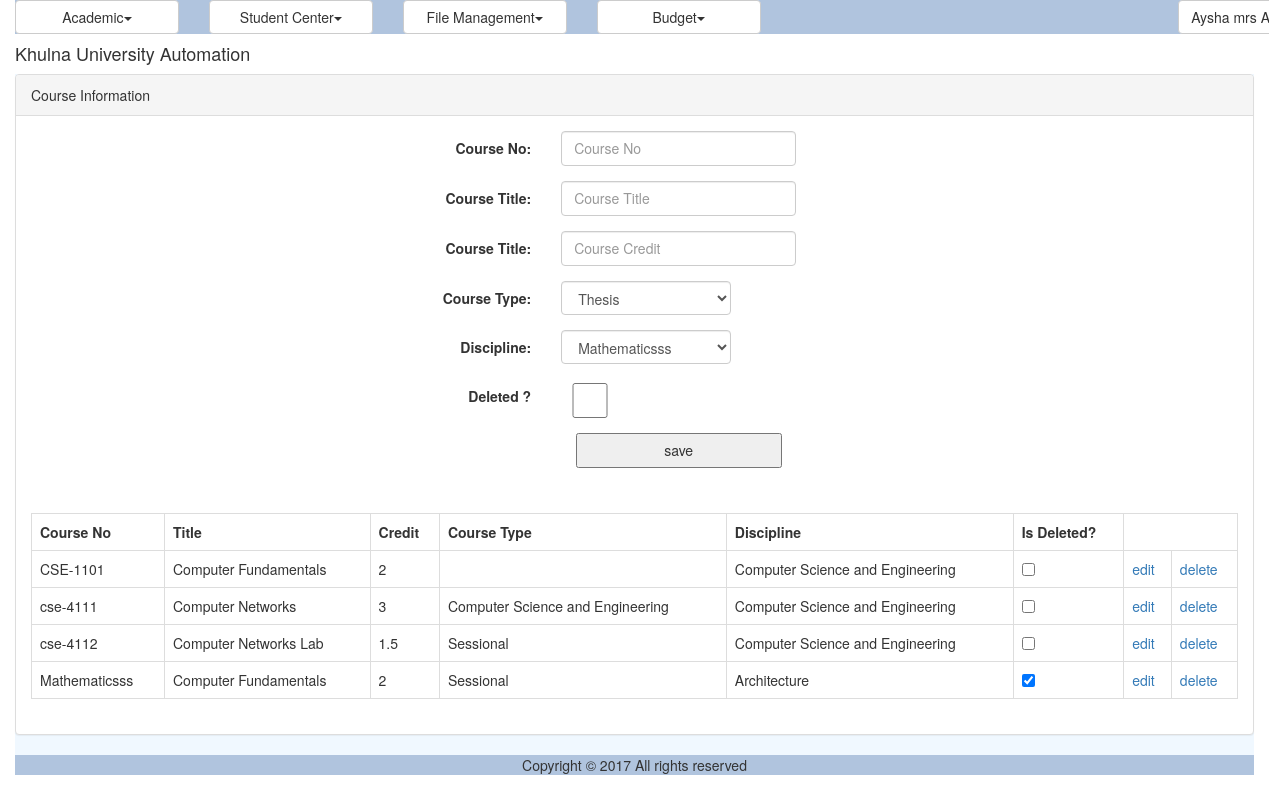
/course.php (signed in), run on the app's committed database.
### tables this page shows
CREATE TABLE `reg_course` (
  `ID` varchar(40) NOT NULL,
  `CourseNo` varchar(40) NOT NULL,
  `Title` varchar(100) NOT NULL,
  `Credit` double NOT NULL,
  `CourseTypeID` varchar(40) NOT NULL,
  `DisciplineID` varchar(40) NOT NULL,
  `IsDeleted` tinyint(1) NOT NULL
);

CREATE TABLE `ums_discipline` (
  `ID` varchar(40) NOT NULL,
  `Name` varchar(50) NOT NULL,
  `ShortCode` varchar(20) DEFAULT NULL,
  `SchoolID` varchar(40) DEFAULT NULL
);

CREATE TABLE `reg_course_type` (
  `ID` varchar(40) NOT NULL,
  `Name` varchar(30) NOT NULL,
  `SessionalTypeID` varchar(40) NOT NULL
);

### util/class.util.inc (called while the page is built, shortened)
<?php
class ConfigUtil implements I_DBConfig, I_LogConfig, I_LanguageConfig{
	public static $s_instance;
	private $_host;
	private $_username;
	private $_password;
	private $_database;
	public static function getInstance() {
		if(!self::$s_instance) {
			self::$s_instance = new self();
		}
		return self::$s_instance;
	}
	private function readConfig(){
		$this->_ini_array = parse_ini_file(CONFIG.'system.ini');
		$this->_host =	$this->_ini_array['db_host'];
		$this->_username = $this->_ini_array['db_username'];
		$this->_password = $this->_ini_array['db_password'];
		$this->_database = $this->_ini_array['db_database'];
	}
	public function getDBHost(){
		return $this->_host;
	}
	public function getDBUserName(){
		return $this->_username;
	}
	public function getDBPassword(){
		return $this->_password;
	}
	public function getDBName(){
		return $this->_database;
	}
}
class DBUtil implements I_DBUtil {
	private static $s_instance;
	private $_host;
	private $_username;
	private $_password;
	private $_database;
	protected $_connection;
	protected $_result;
	public static function getInstance() {
		if(!self::$s_instance) {
			self::$s_instance = new self();
		}
		return self::$s_instance;
	}
	private function readDBConfig(){
		$_config = ConfigUtil::getInstance();
		$this->_host = $_config->getDBHost();
		$this->_username = $_config->getDBUserName();
		$this->_password = $_config->getDBPassword();
		$this->_database = $_config->getDBName();
	}
	private function setConnection(){
		$this->_connection = new mysqli($this->_host, $this->_username,
			$this->_password, $this->_database);
	}
	public function doQuery($sql) {
		$this->_result = $this->_connection->query($sql) or die(mysqli_error($this->_connection));
		return $this->_result;
	}
	public function getNumRows() {
		$this->_numRows = mysqli_num_rows($this->_result);
		return $this->_numRows;
	}
	public function getAllRows() {
		$rows = array();
		for($x = 0; $x < $this->getNumRows(); $x++) {
			$rows[] = mysqli_fetch_assoc($this->_result);
		}
		return $rows;
	}
	public function getTopRow() {
		return $this->_result->fetch_array();
	}
}
class LogUtil{
	private static $s_instance;
	public static function getInstance(){
		if(!self::$s_instance) {
			self::$s_instance = new self();
		}
		return self::$s_instance;
	}
}
class LangUtil{
	private static $s_instance;
	public static function getInstance() {
		if(!self::$s_instance) {
			self::$s_instance = new self();
		}
		return self::$s_instance;
	}
}
?>

### modules/registration/ui/blade/view.course.blade.inc (called while the page is built, shortened)
<?php
include_once UTILITY.'class.util.inc';
include_once MODULES_REGISTRATION.'bao/class.coursebao.inc';
include_once MODULES_REGISTRATION.'bao/class.course_typebao.inc';
include_once MODULES_USER.'bao/class.disciplinebao.inc';
$_CourseBAO = new CourseBAO();
$_CourseTypeBAO = new CourseTypeBAO();
$_DisciplineBAO = new DisciplineBAO();
?>

### modules/registration/bao/class.course_typebao.inc (called while the page is built, shortened)
<?php
include_once UTILITY.'class.util.inc';
include_once MODULES_REGISTRATION.'dao/class.course_typedao.inc';
Class CourseTypeBAO{
	private $_CourseTypeDAO;
	public function __construct(){
		$this->_CourseTypeDAO = new CourseTypeDAO();
	}
	public function getAllCourseTypes(){
		$Result = $this->_CourseTypeDAO->getAllCourseTypes();
		return $Result;
	}
}
?>

### modules/registration/dao/class.course_typedao.inc (called while the page is built, shortened)
<?php
include_once COMMON.'class.common.inc';
include_once COMMON.'class.common.course.inc';
include_once UTILITY.'class.util.inc';
Class CourseTypeDAO{
	private $_DB;
	public function __construct(){
		$this->_DB = DBUtil::getInstance();
	}
	public function getAllCourseTypes(){
		$CourseTypeList = array();
		$this->_DB->doQuery("SELECT * FROM reg_course_type");
		$rows = $this->_DB->getAllRows();
		for($i = 0; $i < sizeof($rows); $i++) {
			$row = $rows[$i];
			$this->_CourseType = new CourseType();
		    $this->_CourseType->setID ( $row['ID']);
		    $this->_CourseType->setName( $row['Name'] );
		    $sid = $row['SessionalTypeID'];
		    $this->_DB->doQuery("SELECT * FROM reg_course_sessional_type where ID='".$sid."'");
			$newrows = $this->_DB->getAllRows();
			for($j = 0; $j < sizeof($newrows); $j++) {
				$newrow = $newrows[$j];
		    	$value = $newrow['Name'] ;
			}
		    $this->_CourseType->setSessionalTypeID($value);
		    $CourseTypeList[]=$this->_CourseType;
		}
		$Result = new Result();
		$Result->setIsSuccess(1);
		$Result->setResultObject($CourseTypeList);
		return $Result;
	}
}
?>

### common/class.common.inc (called while the page is built, shortened)
<?php
class Result{
    private $_IsSuccess=0;
    private $_ResultObject;
    public function setIsSuccess($IsSuccess){
        $this->_IsSuccess = $IsSuccess;
    }
    public function getIsSuccess(){
        return $this->_IsSuccess;
    }
    public function setResultObject($ResultObject){
        $this->_ResultObject = $ResultObject;
    }
    public function getResultObject(){
        return $this->_ResultObject;
    }
}
?>

### common/class.common.course.inc (called while the page is built, shortened)
<?php
class CourseType
{
    private $_ID;
    private $_Name;
    public function setID ( $ID ) {
        $this->_ID = $ID;
    }
    public function getID () {
        return $this->_ID;
    }
    public function setName ( $Name ) {
        $this->_Name = $Name;
    }
    public function getName () {
        return $this->_Name;
    }
}
class Discipline{
    private $_ID;
    private $_Name;
    public function setID ( $ID ) {
        $this->_ID = $ID;
    }
    public function getID () {
        return $this->_ID;
    }
    public function setName( $Name ) {
        $this->_Name = $Name;
    }
    public function getName() {
        return $this->_Name;
    }
}
?>

### modules/user/bao/class.disciplinebao.inc (called while the page is built, shortened)
<?php
include_once UTILITY.'class.util.inc';
include_once MODULES_USER.'dao/class.disciplinedao.inc';
Class DisciplineBAO{
	private $_DisciplineDAO;
	public function __construct(){
		$this->_DisciplineDAO = new DisciplineDAO();
	}
	public function getAllDisciplines(){
		$Result = $this->_DisciplineDAO->getAllDisciplines();
		return $Result;
	}
}
?>

### modules/user/dao/class.disciplinedao.inc (called while the page is built, shortened)
<?php
include_once COMMON.'class.common.inc';
include_once COMMON.'class.common.course.inc';
include_once UTILITY.'class.util.inc';
Class DisciplineDAO{
	private $_DB;
	public function __construct(){
		$this->_DB = DBUtil::getInstance();
	}
	public function getAllDisciplines(){
		$DisciplineList = array();
		$this->_DB->doQuery("SELECT * FROM ums_discipline");
		$rows = $this->_DB->getAllRows();
		for($i = 0; $i < sizeof($rows); $i++) {
			$row = $rows[$i];
			$this->_Discipline = new Discipline();
		    $this->_Discipline->setID ( $row['ID']);
		    $this->_Discipline->setName( $row['Name'] );
		    $this->_Discipline->setShortCode( $row['ShortCode'] );
			$School = new School();
			$School->setID($row['SchoolID']);
			$this->_DB->doQuery("SELECT * FROM ums_school where ID='".$row['SchoolID']."'");
			$schoolRow = $this->_DB->getTopRow();
			$School->setName($schoolRow['Name']);
			$this->_Discipline->setSchool($School);
		    $DisciplineList[]=$this->_Discipline;
		}
		$Result = new Result();
		$Result->setIsSuccess(1);
		$Result->setResultObject($DisciplineList);
		return $Result;
	}
}
?>

### modules/registration/bao/class.coursebao.inc (called while the page is built, shortened)
<?php
include_once UTILITY.'class.util.inc';
include_once MODULES_REGISTRATION.'dao/class.coursedao.inc';
Class CourseBAO{
	private $_CourseDAO;
	public function __construct(){
		$this->_CourseDAO = new CourseDAO();
	}
	public function getAllCourses(){
		$Result = $this->_CourseDAO->getAllCourses();
		return $Result;
	}
}
?>

### modules/registration/dao/class.coursedao.inc (called while the page is built, shortened)
<?php
include_once COMMON.'class.common.inc';
include_once COMMON.'class.common.course.inc';
include_once UTILITY.'class.util.inc';
Class CourseDAO{
	private $_DB;
	public function __construct(){
		$this->_DB = DBUtil::getInstance();
	}
	public function getAllCourses(){
		$CourseList = array();
		$this->_DB->doQuery("SELECT * FROM reg_course Order by CourseNo ASC");
		$rows = $this->_DB->getAllRows();
		for($i = 0; $i < sizeof($rows); $i++) {
			$row = $rows[$i];
			$this->_Course = new Course();
			$this->_Course->setID($row['ID']);
		    $this->_Course->setCourseNo($row['CourseNo']);
		    $this->_Course->setTitle($row['Title']);
		    $this->_Course->setCredit($row['Credit']);
			$this->_Course->setISdeleted($row['IsDeleted']);
		    $coursetypeid = $row['CourseTypeID'];
		    $this->_DB->doQuery("SELECT * FROM reg_course_type where ID='".$coursetypeid."'");
			$newrows = $this->_DB->getAllRows();
			for($j = 0; $j < sizeof($newrows); $j++) {
				$newrow = $newrows[$j];
		    	$value = $newrow['Name'] ;
			}
			$this->_Course->setCourseTypeID($value);
		    $disciplineid = $row['DisciplineID'];
		    $this->_DB->doQuery("SELECT * FROM ums_discipline where ID='".$disciplineid."'");
			$newrows = $this->_DB->getAllRows();
			for($j = 0; $j < sizeof($newrows); $j++) {
				$newrow = $newrows[$j];
		    	$value = $newrow['Name'] ;
			}
			$this->_Course->setDisciplineID($value);
		    $CourseList[]=$this->_Course;
		}
		$Result = new Result();
		$Result->setIsSuccess(1);
		$Result->setResultObject($CourseList);
		return $Result;
	}
}
?>

### modules/registration/ui/view.course.inc (the view, shortened to what this page needs)
<?php
include_once 'blade/view.course.blade.inc';
include_once COMMON.'class.common.inc';
include_once COMMON.'class.common.course.inc';
?>
<div class="panel panel-default">
    <div class="panel-heading">Course Information</div>
    <div class="panel-body">
	<div id="form">
		<form method="post" class="form-horizontal">
			<div class="form-group">
          	<label class="control-label col-sm-4" for="txtName">Course No:</label>
          	<div class="col-sm-6">
			<input type="text" name="txtName" class="form-control"  placeholder="Course No" value="<?php
				if(isset($_GET['edit'])) echo $getROW->getCourseNo();  ?>" />
			</div>
			</div>
			<div class="form-group">
          	<label class="control-label col-sm-4" for="txtName">Course Title:</label>
          	<div class="col-sm-6">
			<input type="text" name="txttitle" class="form-control"  placeholder="Course Title" value="<?php
				if(isset($_GET['edit'])) echo $getROW->getTitle();  ?>" />
			</div>
			</div>
			<div class="form-group">
          	<label class="control-label col-sm-4" for="txtName">Course Title:</label>
          	<div class="col-sm-6">
			<input type="text" name="txtcrdit" class="form-control"  placeholder="Course Credit" value="<?php
				if(isset($_GET['edit'])) echo $getROW->getCredit();  ?>" />
			</div>
			</div>
			<div class="form-group">
              	<label class="control-label col-sm-4" for="coursetype">Course Type:</label>
              	<div class="col-sm-6">
							<?php
							$Result = $_CourseTypeBAO->getAllCourseTypes();
							if ($Result->getIsSuccess())
								$CourseTypeList = $Result->getResultObject();
							?>
							<select name="coursetype" class="form-control" style="width:170px">
								<?php
								for ($i = 0; $i<sizeof($CourseTypeList); $i++){
									$CourseType = $CourseTypeList[$i];
									?>
									<?php
									if (!isset($_GET['edit'])){
										?>
										<option value="<?php echo $CourseType->getID();?>" > <?php echo $CourseType->getName(); ?>
										</option>
										<?php
									}
											?>
											<?php
								}
								?>
							</select>
					</div>
			</div>
			<div class="form-group">
              	<label class="control-label col-sm-4" for="discipline">Discipline:</label>
              	<div class="col-sm-6">
							<?php
							$Result = $_DisciplineBAO->getAllDisciplines();
							if ($Result->getIsSuccess())
								$DisciplineList = $Result->getResultObject();
							?>
							<select name="discipline" class="form-control" style="width:170px">
								<?php
								for ($i = 0; $i<sizeof($DisciplineList); $i++){
									$Discipline = $DisciplineList[$i];
									?>
									<?php
									if (!isset($_GET['edit'])){
										?>
										<option value="<?php echo $Discipline->getID();?>" > <?php echo $Discipline->getName(); ?>
										</option>
										<?php
									}
											?>
											<?php
								}
								?>
							</select>
				</div>
			</div>
			<div class="form-group">
              	<label class="control-label col-sm-4" for="ISdeleted">Deleted ?</label>
              	<div class="col-sm-2">
							<input type="checkbox" name="ISdeleted"
							<?php
							if (isset($_GET['edit'])){
								if($getROW->getISdeleted() == 1)
								{
									?>
									checked = "checked"
									<?php
								}
							}
							?>
							/>
				</div>
			</div>
	        <div class="form-group">
              	<div class="col-sm-offset-2 col-sm-10">
							<?php
							if(isset($_GET['edit']))
							{
								?>
								<button type="submit" name="update">update</button>
								<?php
							}
							else
							{
								?>
								<button type="submit" name="save">save</button>
								<?php
							}
							?>
				</div>
			</div>
			</form>
</div>
</div>
<div class="panel-body">
<table class="table table-bordered">
				<?php
				$Result = $_CourseBAO->getAllCourses();
				if($Result->getIsSuccess()){
					$Courses = $Result->getResultObject();
					?>
					<tr>
						<th>Course No</th>
						<th>Title</th>
						<th>Credit</th>
						<th>Course Type</th>
						<th>Discipline</th>
						<th>Is Deleted?</th>
					</tr>
					<?php
					for($i = 0; $i < sizeof($Courses); $i++) {
						$Course = $Courses[$i];
						?>
						<tr>
							<td><?php echo $Course->getCourseNo(); ?></td>
							<td><?php echo $Course->getTitle(); ?></td>
							<td><?php echo $Course->getCredit(); ?></td>
							<td><?php echo $Course->getCourseTypeID(); ?></td>
							<td><?php echo $Course->getDisciplineID(); ?></td>
							<td><input type="checkbox" name="name1" onclick="return false;"
								<?php
								if($Course->getISdeleted() == 1)
								{
									?>
									checked = "checked"
									<?php
								}
								?>/></td>
								<td><a href="?edit=<?php echo $Course->getID(); ?>" onclick="return confirm('sure to edit !'); " >edit</a></td>
								<td><a href="?del=<?php echo $Course->getID(); ?>" onclick="return confirm('sure to delete !'); " >delete</a></td>
							</tr>
							<?php
						}
					}
					else{
	echo $Result->getResultObject();
}
?>
</table>
</div>
</div>

### resources/css/style.css (style rules this page uses)
#form { width:500px; margin:0px auto; text-align:center; }
#form form input { width:100%; height:35px; }
form button { width:50%; height:35px; }
table,td { border:solid #e9e9e9 1px; }

### data on the page
reg_course: CourseNo "CSE-1101", Title "Computer Fundamentals", Credit "2"
ums_discipline: Name "Computer Science and Engineering"
reg_course: CourseNo "cse-4111", Title "Computer Networks", Credit "3"
reg_course: CourseNo "cse-4112", Title "Computer Networks Lab", Credit "1.5"
reg_course_type: Name "Sessional"
reg_course: CourseNo "Mathematicsss", Title "Computer Fundamentals", Credit "2", IsDeleted "☑"
ums_discipline: Name "Architecture"

### other printed values
$globalMenu[$i]->getTitle() "Academic Student Center File Management Budget"
$CurrentUser->getFullName() "Aysha mrs…"
form field coursetype "Thesis"
form field discipline "Mathematicsss"
